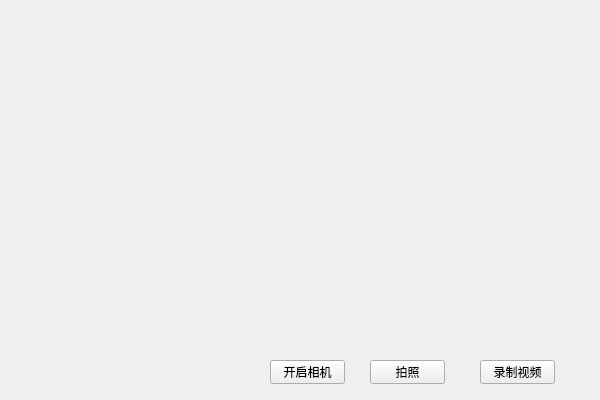
<?xml version="1.0" encoding="UTF-8"?>
<ui version="4.0">
 <class>Widget</class>
 <widget class="QWidget" name="Widget">
  <property name="geometry">
   <rect>
    <x>0</x>
    <y>0</y>
    <width>600</width>
    <height>400</height>
   </rect>
  </property>
  <property name="windowTitle">
   <string>Widget</string>
  </property>
  <widget class="QPushButton" name="pushButton">
   <property name="geometry">
    <rect>
     <x>270</x>
     <y>360</y>
     <width>75</width>
     <height>24</height>
    </rect>
   </property>
   <property name="text">
    <string>开启相机</string>
   </property>
  </widget>
  <widget class="QPushButton" name="pushButton_2">
   <property name="geometry">
    <rect>
     <x>370</x>
     <y>360</y>
     <width>75</width>
     <height>24</height>
    </rect>
   </property>
   <property name="text">
    <string>拍照</string>
   </property>
  </widget>
  <widget class="QPushButton" name="pushButton_3">
   <property name="geometry">
    <rect>
     <x>480</x>
     <y>360</y>
     <width>75</width>
     <height>24</height>
    </rect>
   </property>
   <property name="text">
    <string>录制视频</string>
   </property>
   <property name="checkable">
    <bool>true</bool>
   </property>
  </widget>
 </widget>
 <resources/>
 <connections/>
</ui>
